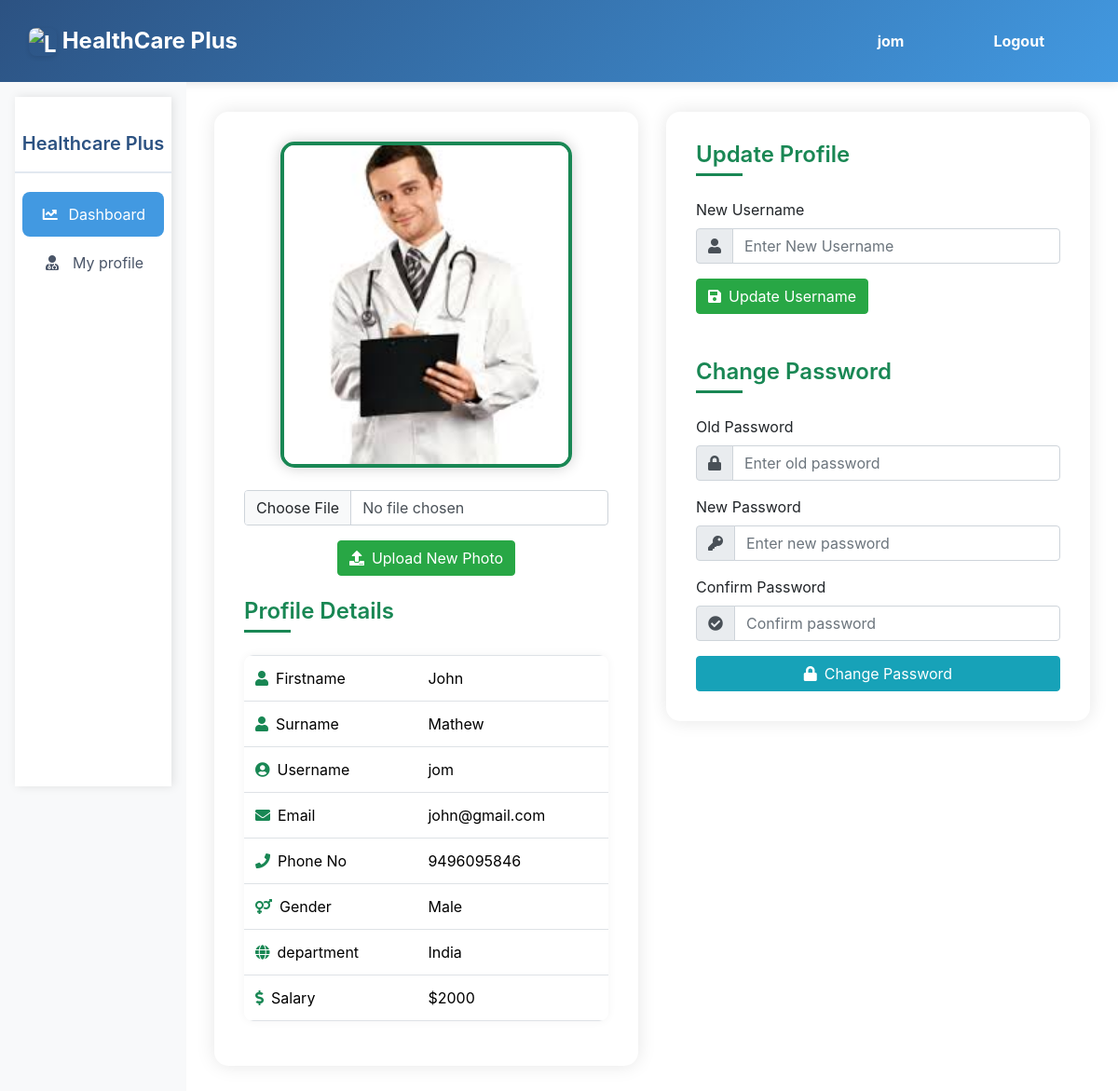
Screenshot of /doctor/profile.php (signed in) with the database file from the repository.
### tables this page shows
CREATE TABLE `doctors` (
  `id` int(100) NOT NULL,
  `firstname` varchar(100) NOT NULL,
  `surname` varchar(100) NOT NULL,
  `username` varchar(100) NOT NULL,
  `email` varchar(100) NOT NULL,
  `gender` varchar(100) NOT NULL,
  `phone` varchar(100) NOT NULL,
  `department` varchar(100) NOT NULL,
  `password` varchar(100) NOT NULL,
  `salary` varchar(100) NOT NULL,
  `date_reg` varchar(100) NOT NULL,
  `status` varchar(100) NOT NULL,
  `profile` varchar(100) NOT NULL
);

### doctor/profile.php (the view, shortened to what this page needs)
<!DOCTYPE html>
<html lang="en">
<head>
    <link href="https://cdn.jsdelivr.net/npm/bootstrap@5.3.0-alpha1/dist/css/bootstrap.min.css" rel="stylesheet">
    <link href="https://cdnjs.cloudflare.com/ajax/libs/font-awesome/6.0.0/css/all.min.css" rel="stylesheet">
    <link rel="stylesheet" href="./css/profile.css">
</head>
<body>
    <?php include("../include/header.php"); ?>
    <div class="container-fluid">
        <div class="row">
            <div class="col-md-2 bg-light p-3">
                <?php
                    include("sidenav.php");
                    include("../include/connection.php");
                ?>
            </div>
            <div class="col-md-10 main-content">
                <div class="container">
                    <div class="row">
                        <div class="col-md-6">
                            <div class="profile-card">
                                <?php
                                    $doc = $_SESSION['doctor'];
                                    $query = "SELECT * FROM doctors WHERE username='$doc'";
                                    $res = mysqli_query($connect, $query);
                                    $row = mysqli_fetch_array($res);
                                ?>
                                <form action="" method="post" enctype="multipart/form-data" class="text-center">
                                    <img src='img/<?php echo $row['profile']; ?>' class="profile-img img-fluid mb-4" style='height: 350px; width: 80%; object-fit: cover;'>
                                    <div class="mb-3">
                                        <input type="file" name="img" class="form-control">
                                    </div>
                                    <button type="submit" name="upload" class="btn btn-success">
                                        <i class="fas fa-upload me-2"></i>Upload New Photo
                                    </button>
                                </form>
                                <div class="mt-4">
                                    <h4 class="section-title">Profile Details</h4>
                                    <table class="table table-hover">
                                        <tbody>
                                            <tr>
                                                <td><i class="fas fa-user detail-icon"></i>Firstname</td>
                                                <td><?php echo $row['firstname']; ?></td>
                                            </tr>
                                            <tr>
                                                <td><i class="fas fa-user detail-icon"></i>Surname</td>
                                                <td><?php echo $row['surname']; ?></td>
                                            </tr>
                                            <tr>
                                                <td><i class="fas fa-user-circle detail-icon"></i>Username</td>
                                                <td><?php echo $row['username']; ?></td>
                                            </tr>
                                            <tr>
                                                <td><i class="fas fa-envelope detail-icon"></i>Email</td>
                                                <td><?php echo $row['email']; ?></td>
                                            </tr>
                                            <tr>
                                                <td><i class="fas fa-phone detail-icon"></i>Phone No</td>
                                                <td><?php echo $row['phone']; ?></td>
                                            </tr>
                                            <tr>
                                                <td><i class="fas fa-venus-mars detail-icon"></i>Gender</td>
                                                <td><?php echo $row['gender']; ?></td>
                                            </tr>
                                            <tr>
                                                <td><i class="fas fa-globe detail-icon"></i>department</td>
                                                <td><?php echo $row['department']; ?></td>
                                            </tr>
                                            <tr>
                                                <td><i class="fas fa-dollar-sign detail-icon"></i>Salary</td>
                                                <td><?php echo "$" . $row['salary']; ?></td>
                                            </tr>
                                        </tbody>
                                    </table>
                                </div>
                            </div>
                        </div>
                        <div class="col-md-6">
                            <div class="profile-card">
                                <h4 class="section-title">Update Profile</h4>
                                <form action="" method="post" class="mb-5">
                                    <div class="mb-3">
                                        <label class="form-label">New Username</label>
                                        <div class="input-group">
                                            <span class="input-group-text"><i class="fas fa-user"></i></span>
                                            <input type="text" name="uname" class="form-control" placeholder="Enter New Username">
                                        </div>
                                    </div>
                                    <button type="submit" name="change_uname" class="btn btn-success">
                                        <i class="fas fa-save me-2"></i>Update Username
                                    </button>
                                </form>
                                <h4 class="section-title">Change Password</h4>
                                <form action="" method="post">
                                    <div class="mb-3">
                                        <label class="form-label">Old Password</label>
                                        <div class="input-group">
                                            <span class="input-group-text"><i class="fas fa-lock"></i></span>
                                            <input type="password" name="old_pass" class="form-control" placeholder="Enter old password">
                                        </div>
                                    </div>
                                    <div class="mb-3">
                                        <label class="form-label">New Password</label>
                                        <div class="input-group">
                                            <span class="input-group-text"><i class="fas fa-key"></i></span>
                                            <input type="password" name="new_pass" class="form-control" placeholder="Enter new password">
                                        </div>
                                    </div>
                                    <div class="mb-3">
                                        <label class="form-label">Confirm Password</label>
                                        <div class="input-group">
                                            <span class="input-group-text"><i class="fas fa-check-circle"></i></span>
                                            <input type="password" name="con_pass" class="form-control" placeholder="Confirm password">
                                        </div>
                                    </div>
                                    <button type="submit" name="change_pass" class="btn btn-info w-100">
                                        <i class="fas fa-lock me-2"></i>Change Password
                                    </button>
                                </form>
                            </div>
                        </div>
                    </div>
                </div>
            </div>
        </div>
    </div>
</body>
</html>

### doctor/css/profile.css (style rules this page uses)
body { background-color: #f8f9fa; font-family: 'Poppins', sans-serif; }
.main-content { padding: 2rem; }
.profile-card { background: white; border-radius: 15px; box-shadow: 0 0 20px rgba(0,0,0,0.1); padding: 2rem; transition: transform 0.3s ease; }
.profile-img { border-radius: 15px; border: 4px solid #198754; box-shadow: 0 0 15px rgba(0,0,0,0.2); transition: transform 0.3s ease; }
.table { border-radius: 10px; overflow: hidden; box-shadow: 0 0 10px rgba(0,0,0,0.05); }
.form-control { border-radius: 8px; border: 1px solid #dee2e6; padding: 0.75rem; transition: all 0.3s ease; }
.btn { border-radius: 8px; padding: 0.75rem 1.5rem; font-weight: 500; transition: all 0.3s ease; }
.btn-success { background-color: #198754; border: none; }
.btn-info { background-color: #0dcaf0; border: none; color: white; }
.section-title { color: #198754; font-weight: 600; margin-bottom: 1.5rem; position: relative; padding-bottom: 0.5rem; }
.section-title::after { content: ''; position: absolute; bottom: 0; left: 0; width: 50px; height: 3px; background-color: #198754; }
.detail-icon { margin-right: 0.5rem; color: #198754; }

### doctor/sidenav.php (style rules this page uses)
:root { --primary-dark: #2C5282; --primary-light: #4299E1; }

### rows the page displays
doctors: profile (picture), firstname "John", surname "Mathew", username "jom", email "john@gmail.com", phone "9496095846", gender "Male", department "India", salary "2000"

### other values shown
$_SESSION['doctor'] "jom"
